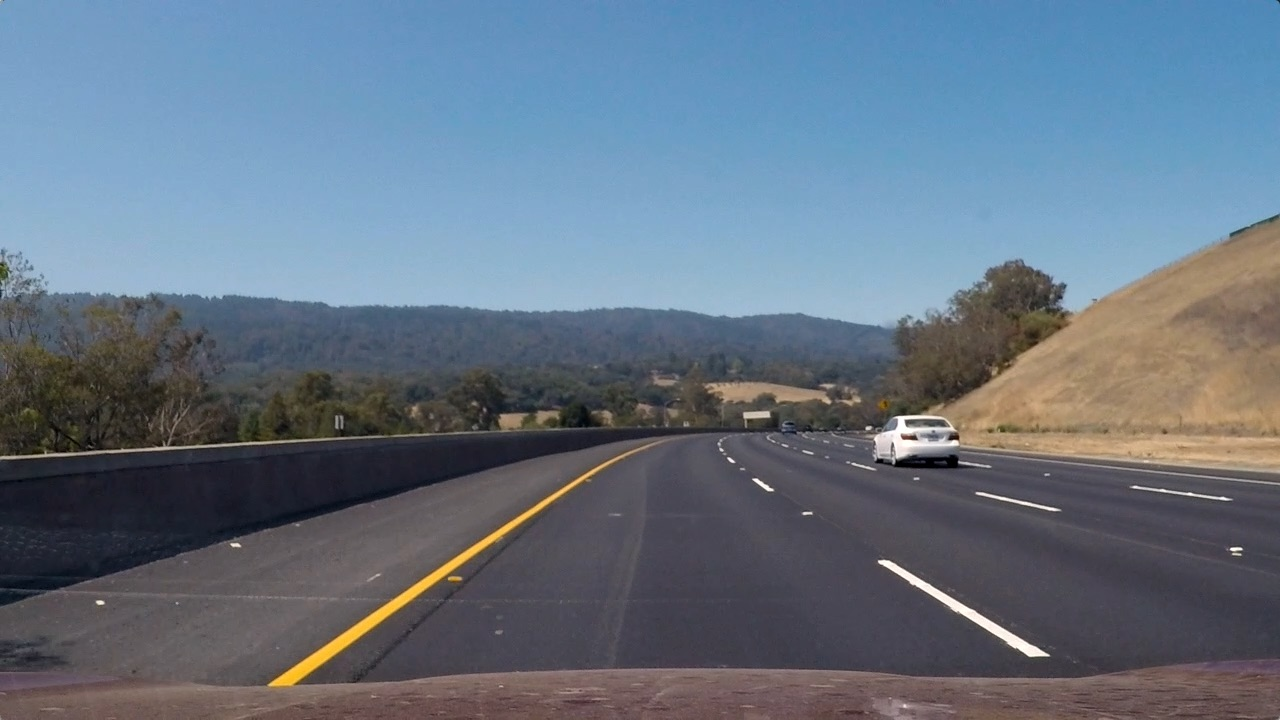
#> input picture practice/images/test3.jpg, 1280 x 720 px
$ python sobel.py   (older library calls are emulated)
#> lines starting #> are read from the running program, lines starting #| are printed output that depends on the picture
import matplotlib.pyplot as plt
import matplotlib.image as mpimg
import numpy as np
import cv2

im = mpimg.imread('images/test3.jpg')
#> im is the input picture: shape (720, 1280, 3); mean R, G, B 101.1, 115.3, 130.7
gray = cv2.cvtColor(im, cv2.COLOR_RGB2GRAY)  #convert to grayscale
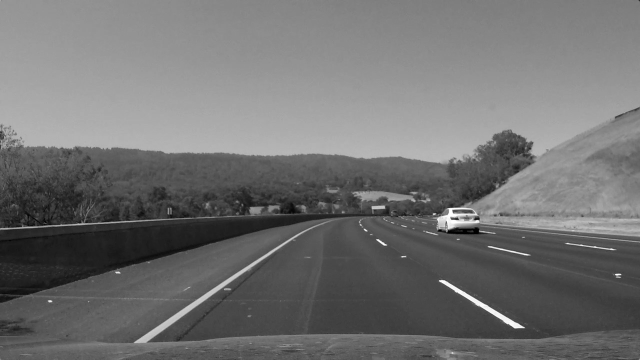
#> gray: shape (720, 1280) (shown at 1/2 size); min 0, max 255, mean 112.8

# calculate derivative in the x & y directions
sobelx = cv2.Sobel(gray, cv2.CV_64F, 1, 0)
sobely = cv2.Sobel(gray, cv2.CV_64F, 0, 1)
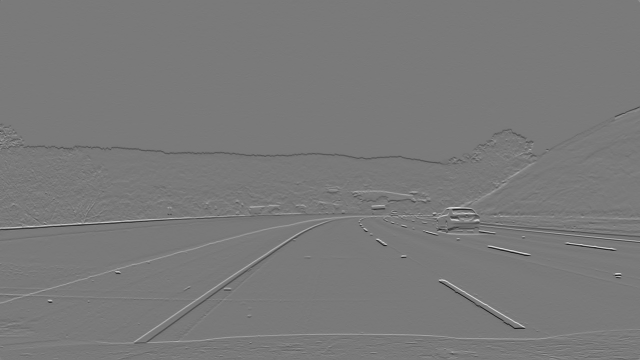
#> sobely: shape (720, 1280) float64 (shown at 1/2 size); min -745, max 812, mean -0.5; drawn with min black and max white

# calculate absolute value of the derivatives
abs_sobelx = np.absolute(sobelx)
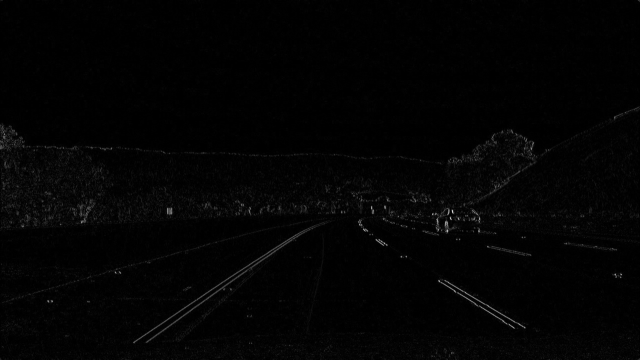
#> abs_sobelx: shape (720, 1280) float64 (shown at 1/2 size); min 0, max 651, mean 9.2; drawn with min black and max white
abs_sobely = np.absolute(sobely)
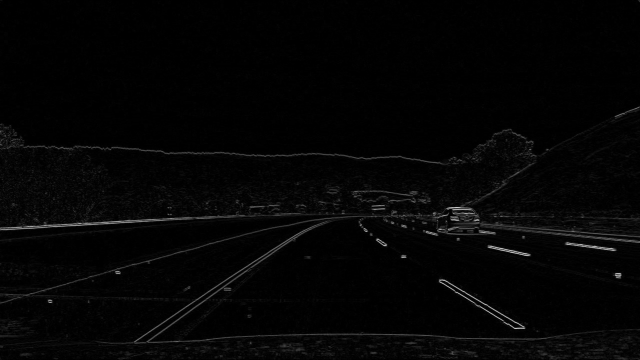
#> abs_sobely: shape (720, 1280) float64 (shown at 1/2 size); min 0, max 812, mean 16.1; drawn with min black and max white

# convert the absolute value image to 8-bit, useful when apply threshold and work with different scale of images.
scaled_sobelx = np.uint8(255 * abs_sobelx/np.max(abs_sobelx))
scaled_sobely = np.uint8(255 * abs_sobely/np.max(abs_sobely))

# create threshold
thresh_min = 20
thresh_max = 100

sxbinary = np.zeros_like(scaled_sobelx)
sxbinary[(scaled_sobelx >= thresh_min) & (scaled_sobelx <= thresh_max)] = 1

sybinary = np.zeros_like(scaled_sobely)
sybinary[(scaled_sobely >= thresh_min) & (scaled_sobely <= thresh_max)] = 1

# plot images
plt.figure(figsize=(6, 12))

plt.subplot(311)
plt.imshow(gray, cmap='gray')
plt.title("gray image")

plt.subplot(312)
plt.imshow(sxbinary, cmap='gray')
plt.title("sobel x")

plt.subplot(313)
plt.imshow(sybinary, cmap='gray')
plt.title("sobel y")
plt.show()
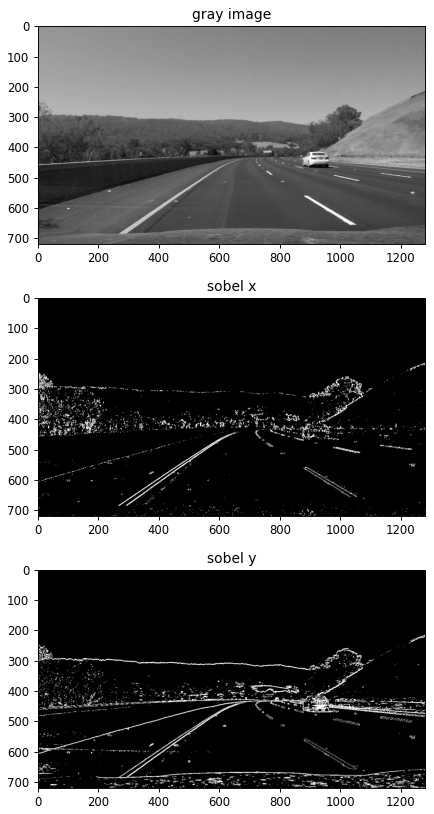
#> figure drawn by matplotlib, 3 panels

$ run again, with practice/images/test1.jpg copied over practice/images/test3.jpg
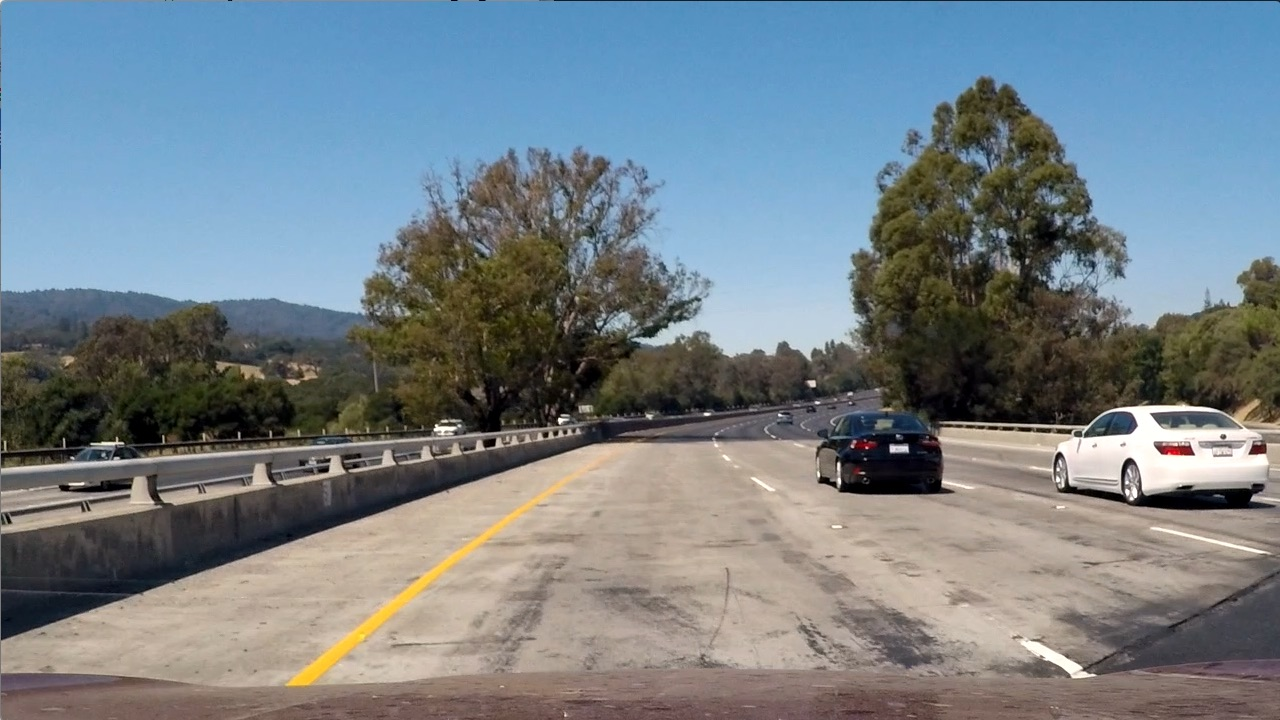
#> input picture practice/images/test1.jpg, 1280 x 720 px
#> im is the input picture: shape (720, 1280, 3); mean R, G, B 117.5, 128.7, 135.5
#> `abs_sobely = np.absolute(sobely)`:
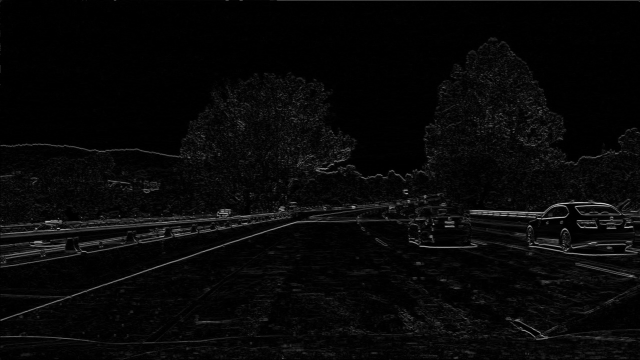
#> abs_sobely: shape (720, 1280) float64 (shown at 1/2 size); min 0, max 941, mean 30.3; drawn with min black and max white
#> `plt.show()`:
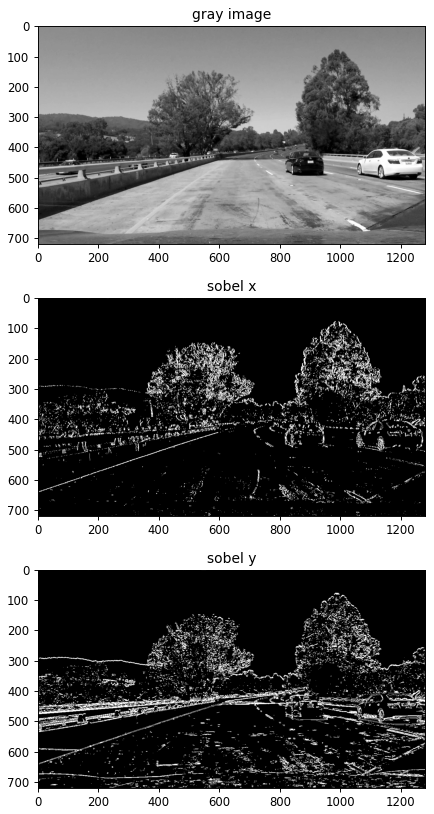
#> figure drawn by matplotlib, 3 panels

$ run again, with practice/images/test2.jpg copied over practice/images/test3.jpg
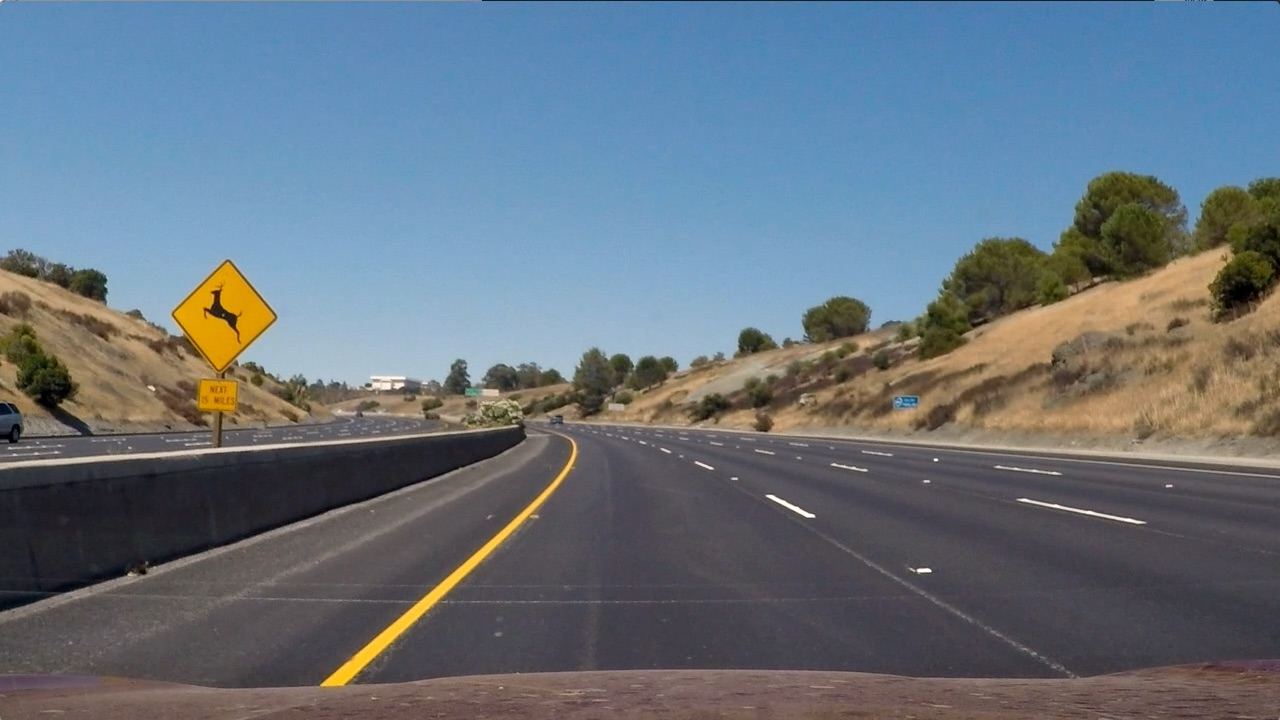
#> input picture practice/images/test2.jpg, 1280 x 720 px
#> im is the input picture: shape (720, 1280, 3); mean R, G, B 102.8, 114.6, 125.5
#> `abs_sobely = np.absolute(sobely)`:
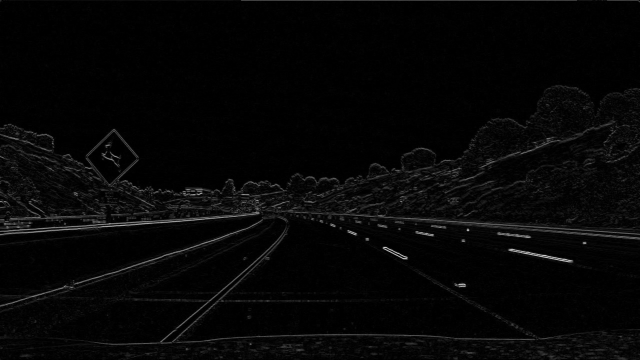
#> abs_sobely: shape (720, 1280) float64 (shown at 1/2 size); min 0, max 767, mean 20.5; drawn with min black and max white
#> `plt.show()`:
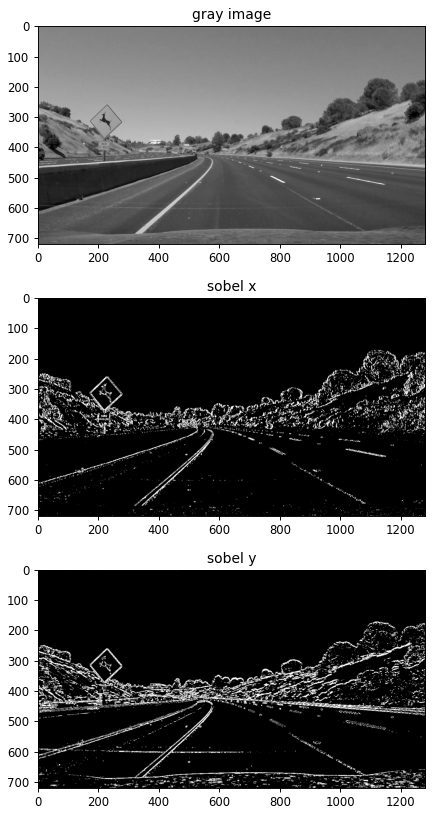
#> figure drawn by matplotlib, 3 panels
